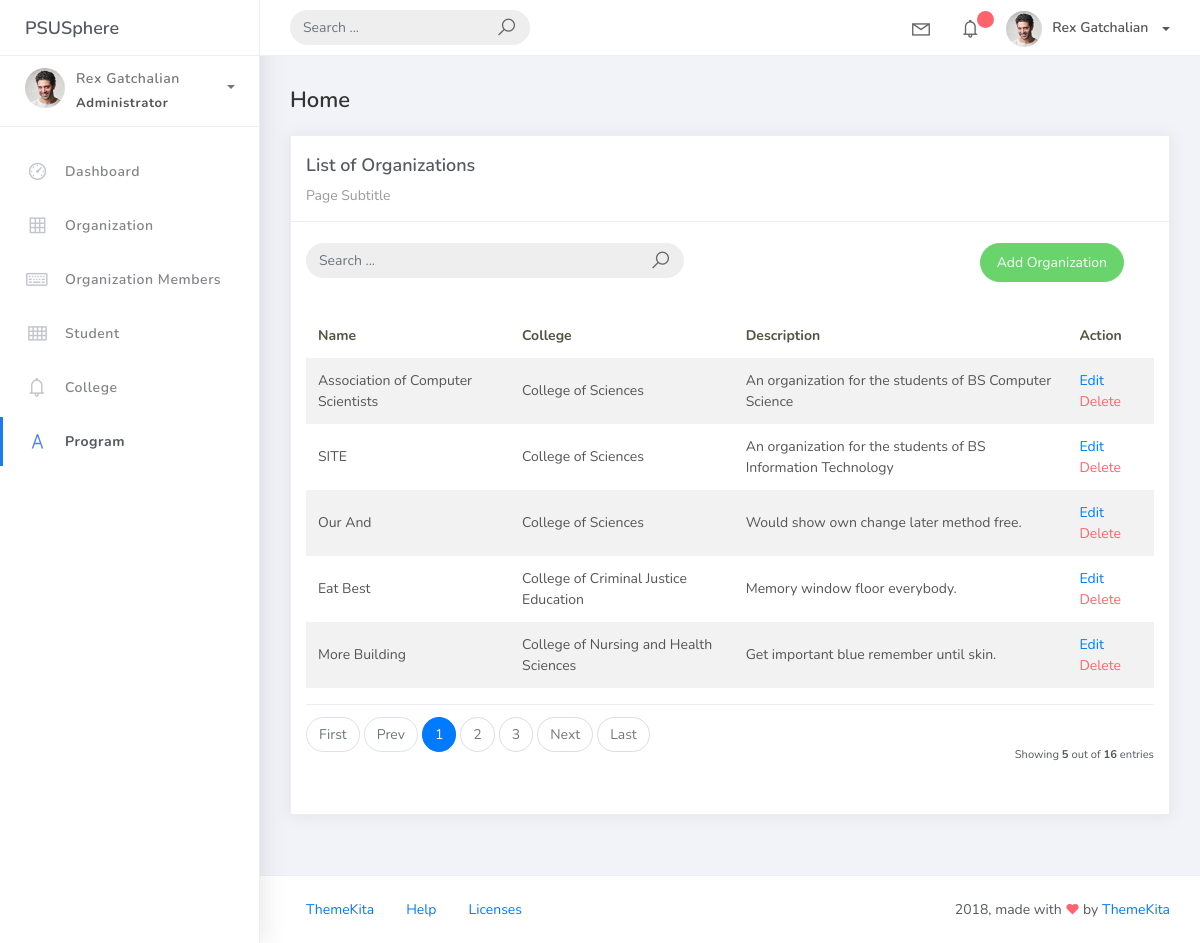
The app's page /orglist/ with its own data.
### psusphere/models.py (models this page shows, shortened)
class BaseModel(models.Model):
    created_at = models.DateTimeField(auto_now_add=True, db_index=True)
    updated_at = models.DateTimeField(auto_now=True)
    class Meta:
        abstract = True

class Organization(BaseModel):
    name = models.CharField(max_length=250)
    college = models.ForeignKey(College, null=True, blank=True, on_delete=models.CASCADE)
    description = models.CharField(max_length=500)

class College(BaseModel):
    college_name = models.CharField(max_length=150)
    def __str__(self):
        return self.college_name

### psusphere/views.py (the view)
# urls.py: path('orglist/', OrganizationList.as_view(), name='org_list'),
class OrganizationList(ListView):
    model = Organization
    context_object_name = "organization"
    template_name = "organization/org_list.html"
    paginate_by = 5
    def get_queryset(self, *args, **kwargs):
        qs = super(OrganizationList, self).get_queryset(*args, **kwargs)
        if self.request.GET.get('q') != None:
            query = self.request.GET.get('q')
            qs = qs.filter(
                Q(name__icontains=query) |
                Q(description__icontains=query)|
                Q(college__college_name__icontains=query))
        return qs

### projectsite/templates/organization/org_list.html (shortened to what this page needs)
{% extends 'base.html' %}
{% load static %}
{% block content %}
<div class="content">
    <div class="container-fluid">
        <h4 class="page-title">Home</h4>
        <div class="row">
            <div class="col-md-12">
                <div class="card">
                    <div class="card-header">
                        <div class="card-title">List of Organizations</div>
                        <div class="card-category">Page Subtitle</div>
                    </div>
                    <br>
                    <div class="col-md-12 row">
                        <div class="col-md-6">
                            <form class="navbar-left navbar-form nav-search mr-md-3" action="{% url 'org_list' %}">
                                <div class="input-group">
                                    <input type="text" placeholder="Search ..." class="form-control" name="q" value="{{request.GET.q}}"/>
                                    <div class="input-group-append">
                                        <span class="input-group-text">
                                            <i class="la la-search search-icon"></i>
                                        </span>
                                    </div>
                                </div>
                            </form>
                        </div>
                        <div class="col-md-6">
                            <div class="pull-right">
                                <a href="{% url 'org_add' %}" class="btn btn-success btn-rounded">Add Organization</a>
                            </div>
                        </div>
                    </div>
                    <div class="card-body">
                        <table class="table table-striped mt-3">
                            <thead>
                                <tr>
                                    <th scope="col">Name</th>
                                    <th scope="col">College</th>
                                    <th scope="col">Description</th>
                                    <th scope="col">Action</th>
                                </tr>
                            </thead>
                            <tbody>
                                {% for object in object_list %}
                                    <tr>
                                        <td>{{ object.name }}</td>
                                        <td>{{ object.college }}</td>
                                        <td>{{ object.description }}</td>
                                        <td><a href="{% url 'org_edit' object.id %}">Edit</a>
                                            <a href="{% url 'org_del' object.id %}" class="text-danger">Delete</a>
                                        </td>
                                    </tr>
                                {% endfor %}
                            </tbody>
                        </table>
                        {% include 'includes/pagination.html' %}
                    </div>
                </div>
            </div>
        </div>
    </div>
</div>
{% endblock %}

### records on screen
Organization: name "Association of Computer Scientists", college "College of Sciences", description "An organization for the students of BS Computer Science"
Organization: name "SITE", college "College of Sciences", description "An organization for the students of BS Information Technology"
Organization: name "Our And", college "College of Sciences", description "Would show own change later method free."
Organization: name "Eat Best", college "College of Criminal Justice Education", description "Memory window floor everybody."
Organization: name "More Building", college "College of Nursing and Health Sciences", description "Get important blue remember until skin."

### other values on screen
{{ page_num }} "1"
{{ page_num }} "2" "3"
{{ object_list.count }} "5"
{{ paginator.count }} "16"
